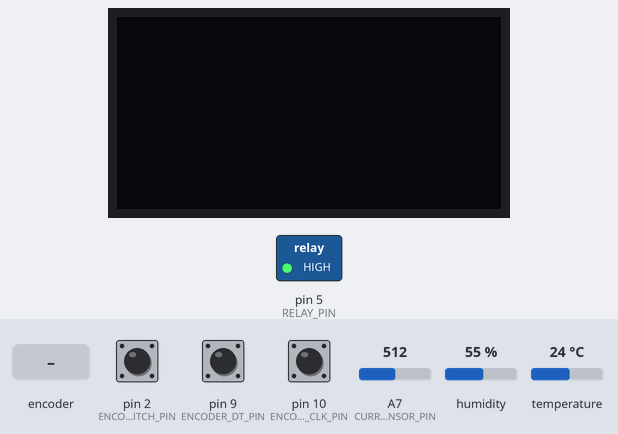
A sketch run on a simulated Arduino Nano, built with avr-gcc and run on an emulated ATmega328P. Shown: 128×64 one-colour display, switched loads named in the sketch (green lamp = pin HIGH). Inputs (shaded band) come from the test bench; at power-on: temperature 24 °C, A7 (CURRENT_SENSOR_PIN) = 512, pin 2 (ENCODER_SWITCH_PIN) HIGH, pin 9 (ENCODER_DT_PIN) HIGH, pin 10 (ENCODER_CLK_PIN) HIGH, humidity 55 %. Sleep ends after the set time or at an interrupt.

Above: at 1.3 s.
1.4 s: rotary encoder on pin 10 (ENCODER_CLK_PIN) / pin 9 (ENCODER_DT_PIN) turned 3 steps (first pin leading)
At 2.6 s:
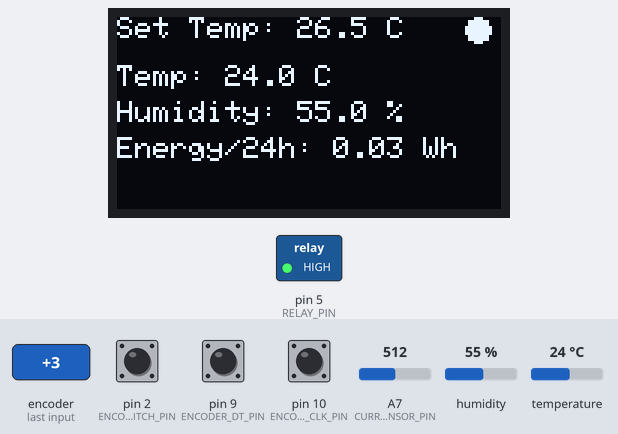
9.8 s: temperature set to 26.6 °C
At 17.7 s:
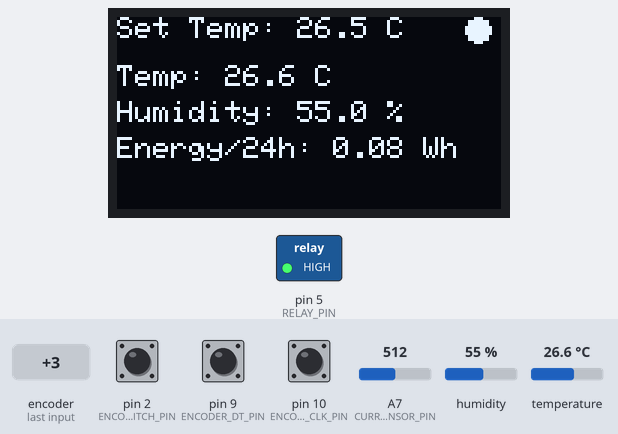
18.0 s: temperature set to 27.4 °C
At 25.9 s:
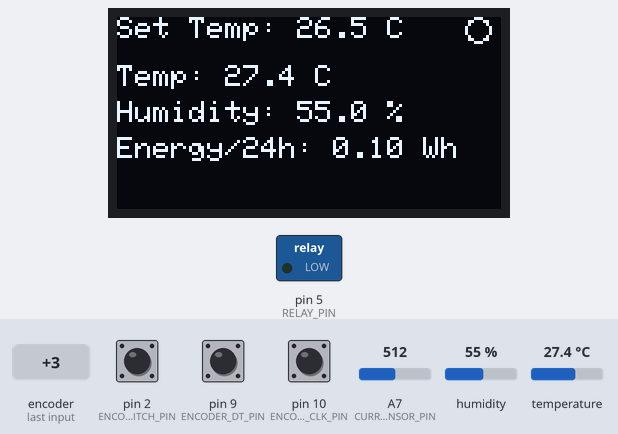
26.2 s: A7 (CURRENT_SENSOR_PIN) set to 8
At 32.92 s:
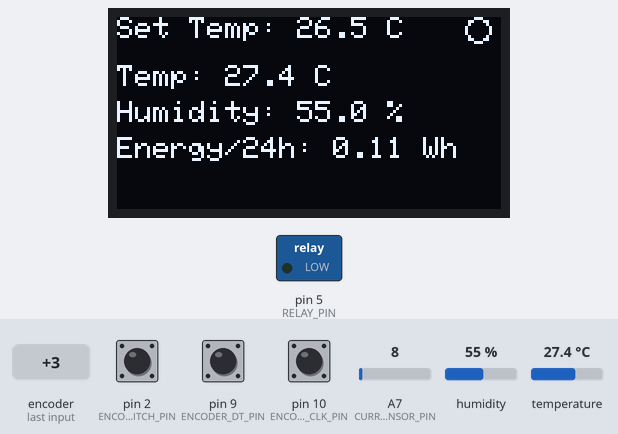
34.4 s: A7 (CURRENT_SENSOR_PIN) set to 5
42.5 s: rotary encoder on pin 10 (ENCODER_CLK_PIN) / pin 9 (ENCODER_DT_PIN) turned 1 step (first pin leading)
At 43.2 s:
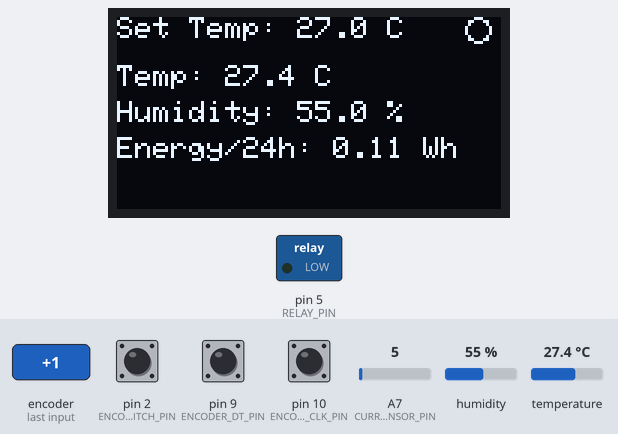
Timing chart, 0 to 45.5 s (numbered marks = the images above; inputs shaded):
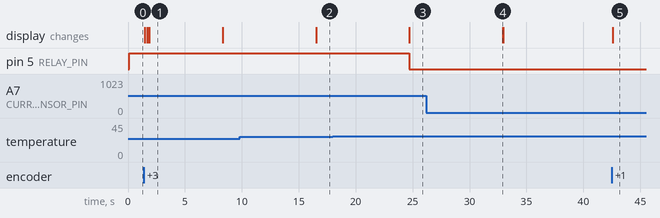

The sketch:

main.ino
```cpp
#include <avr/sleep.h>
#include <avr/wdt.h>
#include <avr/power.h>
#include <Wire.h>
#include <Adafruit_GFX.h>
#include <Adafruit_SSD1306.h>
#include <Adafruit_AHTX0.h>

// Debug flag
#define DEBUG 0 // Set to 1 to enable Serial prints

#if DEBUG
  #define DEBUG_PRINT(x)    Serial.print(x)
  #define DEBUG_PRINTLN(x)  Serial.println(x)
#else
  #define DEBUG_PRINT(x)
  #define DEBUG_PRINTLN(x)
#endif

// Pin definitions
#define RELAY_PIN 5             // Digital Pin 5 (PD5)
#define CURRENT_SENSOR_PIN A7   // Analog Pin A7 (ADC7)
#define ENCODER_SWITCH_PIN 2    // Digital Pin 2 (PD2, INT0)
#define ENCODER_DT_PIN 9        // Digital Pin 9 (PB1, PCINT1)
#define ENCODER_CLK_PIN 10      // Digital Pin 10 (PB2, PCINT2)

// OLED display size
#define SCREEN_WIDTH 128
#define SCREEN_HEIGHT 64

// Create global display object
Adafruit_SSD1306 display(SCREEN_WIDTH, SCREEN_HEIGHT, &Wire, -1);
// Create AHT10 sensor object
Adafruit_AHTX0 aht;

// Variables in fixed-point arithmetic (multiplied by 10)
int targetTemperature = 250; // Default target temperature (25.0°C * 10)
const int hysteresis = 5;    // Hysteresis value (0.5°C * 10)
const float voltage_Vrms = 230.0; // Voltage in Volts (AC mains voltage)

// Watchdog Timer configuration
volatile uint8_t wdtCounter = 0;
volatile uint8_t displayOnTimeCounter = 0;
volatile bool userInputFlag = false;
bool displayOnFlag = false;
#define DISPLAY_ON_DURATION_WDT_COUNTS 4 // Number of WDT intervals to keep the display on

// Sensor readings
float current_mA = 0.0;
int temperature = 0; // In tenths of degrees
int humidity = 0;    // In tenths of percent
float mWhPerDay = 0.0; // Accumulated energy in milliWatt-hours (mWh)

bool relayOn = false;

// Encoder variables
volatile bool encoderRotatedFlag = false;
volatile int8_t encoderDirection = 0; // +1 or -1
volatile uint8_t lastClkState = 0;

// Calibration constants for current measurement
// These values need to be determined experimentally
const float calibration_factor = 0.1; // Example value (replace with actual)
const float calibration_offset = 0.0; // Example value (replace with actual)

// Elapsed time in seconds (volatile since updated in ISR)
volatile unsigned long elapsedTime = 0; // in seconds

void setup() {
  #if DEBUG
    Serial.begin(9600);
    DEBUG_PRINTLN(F("Serial begun."));
  #endif

  initializePeripherals();
  initializeDisplay();

  // Set up user input interrupt (button on pin 2)
  DDRD &= ~(1 << DDD2); // Set PD2 as input
  PORTD |= (1 << PORTD2); // Enable pull-up resistor on PD2

  // Configure INT0 to trigger on FALLING edge
  EICRA |= (1 << ISC01);
  EICRA &= ~(1 << ISC00);
  // Enable INT0 External Interrupt
  EIMSK |= (1 << INT0);
  sei(); // Enable global interrupts

  // Initialize encoder pins
  DDRB &= ~(1 << DDB2); // Set PB2 (digital pin 10) as input
  PORTB |= (1 << PORTB2); // Enable pull-up on PB2

  DDRB &= ~(1 << DDB1); // Set PB1 (digital pin 9) as input
  PORTB |= (1 << PORTB1); // Enable pull-up on PB1

  // Read initial state of encoder CLK pin
  lastClkState = (PINB & (1 << PINB2)) ? HIGH : LOW;

  // Enable pin change interrupt on encoder CLK pin (PCINT2)
  PCICR |= (1 << PCIE0); // Enable pin change interrupt 0 (PCINT0 to PCINT7)
  PCMSK0 |= (1 << PCINT2); // Enable PCINT2 (PB2, digital pin 10)

  // Disable unused peripherals to save power
  power_spi_disable();
  power_timer1_disable();
  power_timer2_disable();

  // Set up Watchdog Timer for 8-second interval
  wdt_reset();
  MCUSR = 0;
  WDTCSR |= (1 << WDCE) | (1 << WDE);
  WDTCSR = (1 << WDIE) | (1 << WDP3) | (1 << WDP0); // 8 seconds

  readSensorsWriteRelay();
  updateDisplay();

  DEBUG_PRINTLN(F("Setup complete."));
}

void loop() {
  // Enter sleep mode
  DEBUG_PRINTLN("Going to sleep.");
  #if DEBUG
    Serial.flush();
  #endif

  set_sleep_mode(SLEEP_MODE_PWR_DOWN);
  sleep_enable();
  sei(); // Ensure interrupts are enabled
  sleep_mode(); // MCU sleeps here

  // MCU wakes up here after WDT interrupt or user input
  sleep_disable(); // Disable sleep mode
  DEBUG_PRINTLN("Just woke up!");

  // Handle periodic sensor updates
  if (wdtCounter >= 1) {
    wdtCounter = 0;
    readSensorsWriteRelay();
  }

  // Handle encoder rotation
  if (encoderRotatedFlag) {
    encoderRotatedFlag = false;

    targetTemperature += encoderDirection * 5; // Adjust as needed
    targetTemperature = constrain(targetTemperature, 100, 300); // Limit between 10.0°C and 30.0°C

    // Wake up display
    userInputFlag = true;
    displayOnTimeCounter = 0;

    DEBUG_PRINT("Encoder rotated: ");
    DEBUG_PRINTLN(encoderDirection);
  }

  // Handle user input and display updates
  if (userInputFlag || displayOnFlag) {
    if (!displayOnFlag) {
      // Turn on the display
      displayOnFlag = true;
      displayOnTimeCounter = 0;
      display.ssd1306_command(SSD1306_DISPLAYON);
      DEBUG_PRINTLN(F("Display turned on."));
    }

    updateDisplay();

    // Check if the display should be turned off
    if (displayOnTimeCounter >= DISPLAY_ON_DURATION_WDT_COUNTS) {
      // Turn off the display
      displayOnFlag = false;
      userInputFlag = false;
      display.clearDisplay();
      display.display();
      display.ssd1306_command(SSD1306_DISPLAYOFF);
      DEBUG_PRINTLN(F("Display turned off."));
    }
  }

  // Reset energy accumulation daily
  if (elapsedTime >= 86400) { // 24 hours in seconds
    mWhPerDay = 0.0;
    elapsedTime = 0;
    DEBUG_PRINTLN("Energy accumulation reset for new day.");
  }
}

// Interrupt Service Routine for INT0 (Digital Pin 2)
ISR(INT0_vect) {
  userInputFlag = true;
  displayOnTimeCounter = 0;
}

// Interrupt Service Routine for Pin Change Interrupt 0 (Digital Pin 10)
ISR(PCINT0_vect) {
  uint8_t clkState = (PINB & (1 << PINB2)) ? HIGH : LOW;

  if (clkState != lastClkState) {
    if (clkState == HIGH) {
      uint8_t dtState = (PINB & (1 << PINB1)) ? HIGH : LOW;

      if (dtState != clkState) {
        encoderDirection = +1;
      } else {
        encoderDirection = -1;
      }

      encoderRotatedFlag = true;
    }
    lastClkState = clkState;
  }
}

// Watchdog Timer Interrupt Service Routine
ISR(WDT_vect) {
  wdtCounter++;
  if (displayOnFlag) {
    displayOnTimeCounter++;
  }
  // Increment elapsed time by 8 seconds
  elapsedTime += 8;
}

void initializePeripherals() {
  // Initialize relay pin
  DDRD |= (1 << DDD5);        // Set PD5 (Digital Pin 5) as output
  PORTD &= ~(1 << PORTD5);    // Start with relay off

  // Initialize AHT10 sensor
  if (!aht.begin()) {
    DEBUG_PRINTLN(F("Could not find AHT10 sensor!"));
    while (1)
      delay(10); // Halt execution if sensor initialization fails
  }
  DEBUG_PRINTLN(F("Peripherals initialized."));
}

void readSensorsWriteRelay() {
  #define ADC_CHANNEL 7 // A7 corresponds to ADC7

  // Configure ADC to read from ADC7 with AVcc reference
  ADMUX = (1 << REFS0) | (ADC_CHANNEL & 0x07);
  ADCSRA = (1 << ADEN)  // Enable ADC
           | (1 << ADPS2) | (1 << ADPS1) | (1 << ADPS0); // Prescaler of 128
  ADCSRA |= (1 << ADSC); // Start ADC conversion
  while (ADCSRA & (1 << ADSC)); // Wait for conversion to complete
  int analogValue = ADCL;
  analogValue |= (ADCH << 8);
  ADCSRA &= ~(1 << ADEN); // Disable ADC to save power

  // Calculate current using calibration constants
  current_mA = (analogValue * calibration_factor) + calibration_offset;

  // Read from the AHT10 sensor
  sensors_event_t hum, temp;
  if (!aht.getEvent(&hum, &temp)) {
    DEBUG_PRINTLN(F("Error reading sensor data."));
    return;
  }
  temperature = (int)(temp.temperature * 10.0); // Convert to tenths
  humidity = (int)(hum.relative_humidity * 10.0); // Convert to tenths

  // Control the relay based on temperature
  if (temperature < (targetTemperature - hysteresis)) {
    PORTD |= (1 << PORTD5); // Turn relay ON
    if (!relayOn) {
      relayOn = true;
      DEBUG_PRINTLN(F("Relay turned ON."));
    }
  } else if (temperature > (targetTemperature + hysteresis)) {
    PORTD &= ~(1 << PORTD5); // Turn relay OFF
    if (relayOn) {
      relayOn = false;
      DEBUG_PRINTLN(F("Relay turned OFF."));
    }
  }

  // Calculate power in Watts
  float power_W = (voltage_Vrms * (current_mA / 1000.0)); // Convert mA to A

  // Time interval per WDT interrupt, which is 8 seconds
  float deltaTime_hours = 8.0 / 3600.0; // Convert 8 seconds to hours

  // Calculate energy in Wh
  float energy_Wh = power_W * deltaTime_hours;

  // Accumulate energy in mWh
  mWhPerDay += energy_Wh * 1000.0; // Convert Wh to mWh

  // Debugging output
  DEBUG_PRINT(F("Current: "));
  DEBUG_PRINT(current_mA);
  DEBUG_PRINTLN(F(" mA"));

  DEBUG_PRINT(F("Temperature: "));
  DEBUG_PRINT(temperature / 10.0);
  DEBUG_PRINTLN(F(" C"));

  DEBUG_PRINT(F("Humidity: "));
  DEBUG_PRINT(humidity / 10.0);
  DEBUG_PRINTLN(F(" %"));

  DEBUG_PRINT(F("Power: "));
  DEBUG_PRINT(power_W);
  DEBUG_PRINTLN(F(" W"));

  DEBUG_PRINT(F("Energy increment: "));
  DEBUG_PRINT(energy_Wh);
  DEBUG_PRINTLN(F(" Wh"));

  DEBUG_PRINT(F("Total Energy per Day: "));
  DEBUG_PRINT(mWhPerDay / 1000.0);
  DEBUG_PRINTLN(F(" Wh"));
}

void initializeDisplay() {
  if (!display.begin(SSD1306_SWITCHCAPVCC, 0x3C)) {
    DEBUG_PRINTLN(F("SSD1306 allocation failed"));
    for (;;);
  }
  DEBUG_PRINTLN(F("Display initialized."));
  display.ssd1306_command(SSD1306_DISPLAYOFF); // Turn off display initially
}

void displaySensorData() {
  display.clearDisplay();
  display.setTextSize(1);
  display.setTextColor(SSD1306_WHITE);

  // Display target temperature
  display.setCursor(0, 0);
  display.print(F("Set Temp: "));
  display.print(targetTemperature / 10);
  display.print(F("."));
  display.print(abs(targetTemperature % 10));
  display.print(F(" C"));

  // Display relay status
  if (relayOn) {
    display.fillCircle(120, 4, 4, SSD1306_WHITE);
  } else {
    display.drawCircle(120, 4, 4, SSD1306_WHITE);
  }

  // Display current temperature
  display.setCursor(0, 16);
  display.print(F("Temp: "));
  display.print(temperature / 10);
  display.print(F("."));
  display.print(abs(temperature % 10));
  display.print(F(" C"));

  // Display humidity
  display.setCursor(0, 28);
  display.print(F("Humidity: "));
  display.print(humidity / 10);
  display.print(F("."));
  display.print(abs(humidity % 10));
  display.println(F(" %"));

  // Display accumulated energy
  display.setCursor(0, 40);
  display.print(F("Energy/24h: "));
  display.print(mWhPerDay / 1000.0); // Convert mWh to Wh for display
  display.print(F(" Wh"));

  display.display();
}

void updateDisplay() {
  displaySensorData();
}
```

Measured:
- the behaviour switches between 27 and 27.1 °C on temperature (found by bisection; images 2 and 3)
- after the input at 1.4 s, the display: first changes after 0.08 s (image 1 shows a later state)
- after the input at 9.8 s, the display: changes after 6.7 s (image 2)
- after the input at 18.0 s, pin 5 (RELAY_PIN): HIGH → LOW after 6.7 s; the display: changes after 6.7 s (image 3)
- after the input at 34.4 s, every drawn part: stays the same
- after the input at 42.5 s, the display: changes after 0.08 s (image 5)
